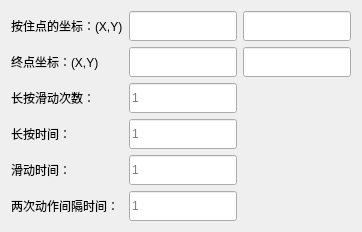
   <widget class="QWidget" name="press_drag_test">
    <attribute name="title">
     <string>长按滑动测试</string>
    </attribute>
    <layout class="QGridLayout" name="gridLayout_8">
     <item row="0" column="0">
      <layout class="QGridLayout" name="press_drag_test">
       <item row="5" column="0">
        <widget class="QLabel" name="press_drag_i_time">
         <property name="text">
          <string>两次动作间隔时间：</string>
         </property>
        </widget>
       </item>
       <item row="4" column="0">
        <widget class="QLabel" name="press_drag_d_time">
         <property name="text">
          <string>滑动时间：</string>
         </property>
        </widget>
       </item>
       <item row="3" column="0">
        <widget class="QLabel" name="press_drag_p_time">
         <property name="text">
          <string>长按时间：</string>
         </property>
        </widget>
       </item>
       <item row="4" column="1">
        <widget class="QLineEdit" name="v_press_drag_p_time_2">
         <property name="minimumSize">
          <size>
           <width>0</width>
           <height>30</height>
          </size>
         </property>
         <property name="placeholderText">
          <string>1</string>
         </property>
        </widget>
       </item>
       <item row="3" column="1">
        <widget class="QLineEdit" name="v_press_drag_p_time">
         <property name="minimumSize">
          <size>
           <width>0</width>
           <height>30</height>
          </size>
         </property>
         <property name="placeholderText">
          <string>1</string>
         </property>
        </widget>
       </item>
       <item row="2" column="1">
        <widget class="QLineEdit" name="v_press_drag_num">
         <property name="minimumSize">
          <size>
           <width>0</width>
           <height>30</height>
          </size>
         </property>
         <property name="placeholderText">
          <string>1</string>
         </property>
        </widget>
       </item>
       <item row="1" column="2">
        <widget class="QLineEdit" name="v_press_drag_end_p_y">
         <property name="minimumSize">
          <size>
           <width>0</width>
           <height>30</height>
          </size>
         </property>
        </widget>
       </item>
       <item row="1" column="1">
        <widget class="QLineEdit" name="v_press_drag_end_p_x">
         <property name="minimumSize">
          <size>
           <width>0</width>
           <height>30</height>
          </size>
         </property>
        </widget>
       </item>
       <item row="0" column="2">
        <widget class="QLineEdit" name="v_press_drag_start_p_y">
         <property name="minimumSize">
          <size>
           <width>0</width>
           <height>30</height>
          </size>
         </property>
        </widget>
       </item>
       <item row="0" column="0">
        <widget class="QLabel" name="press_drag_start_p">
         <property name="text">
          <string>按住点的坐标：(X,Y)</string>
         </property>
        </widget>
       </item>
       <item row="5" column="1">
        <widget class="QLineEdit" name="v_press_drag_p_time_3">
         <property name="minimumSize">
          <size>
           <width>0</width>
           <height>30</height>
          </size>
         </property>
         <property name="placeholderText">
          <string>1</string>
         </property>
        </widget>
       </item>
       <item row="2" column="0">
        <widget class="QLabel" name="press_drag_num">
         <property name="text">
          <string>长按滑动次数：</string>
         </property>
        </widget>
       </item>
       <item row="0" column="1">
        <widget class="QLineEdit" name="v_press_drag_start_p_x">
         <property name="minimumSize">
          <size>
           <width>0</width>
           <height>30</height>
          </size>
         </property>
        </widget>
       </item>
       <item row="1" column="0">
        <widget class="QLabel" name="press_drag_end_p">
         <property name="text">
          <string>终点坐标：(X,Y)</string>
         </property>
        </widget>
       </item>
      </layout>
     </item>
    </layout>
   </widget>
